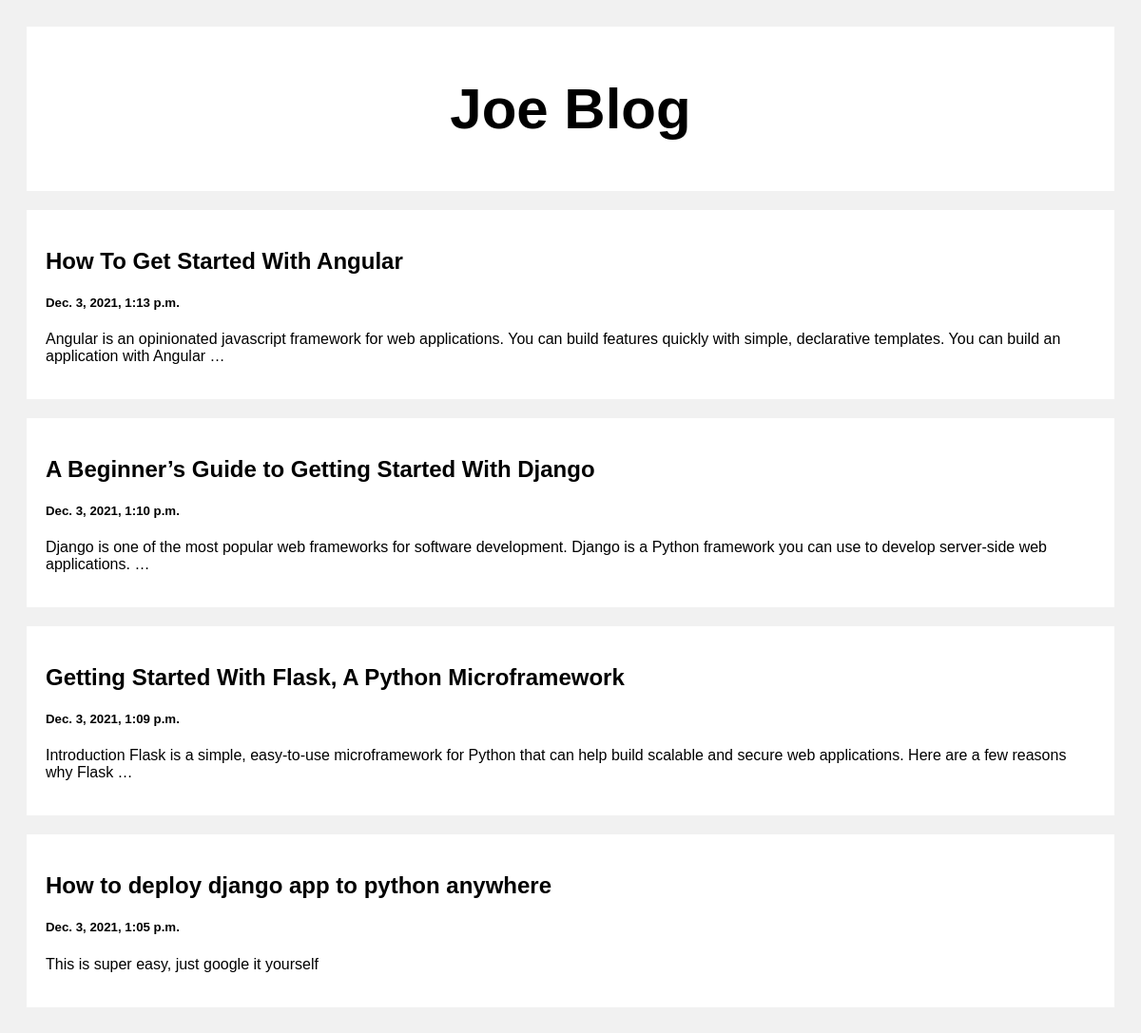
The page / on the database its author committed.
### post/models.py (models this page shows)
class Post(models.Model):
    title = models.CharField(max_length=100)
    body = models.CharField(max_length=1000000)
    created_at = models.DateTimeField(default=datetime.now,blank=True)

### post/views.py (the view)
# urls.py: path('', views.index,name="index"),
def index(request):
    posts = Post.objects.all()
    return render(request,"index.html",{"posts":posts})

### templates/index.html (shortened to what this page needs)
<!DOCTYPE html>
<html>
<head>
</head>
<body>
    <div class="header">
        <h2>Joe Blog</h2>
    </div>
    <div class="row">
        <div class="leftcolumn">
            {% for post in posts reversed %}
            <div class="card">
                <a style="text-decoration: none; color: black;" href="/post/{{ post.id }}">
                    <h2>{{ post.title }}</h2>
                    <h5>{{ post.created_at }}</h5>
                    <p>{{ post.body|truncatewords:25 }}</p>
                </a>
            </div>
            {% endfor %}
        </div>
    </div>
</body>
</html>

### templates/index.html (style rules this page uses)
* { box-sizing: border-box; }
body { font-family: Arial; padding: 20px; background: #f1f1f1; }
.header { padding: 2px; font-size: 40px; text-align: center; background: white; }
.leftcolumn { float: left; width: 100%; }
.card { background-color: white; padding: 20px; margin-top: 20px; }
.row:after { content: ""; display: table; clear: both; }

### rows shown on the page
Post: title "How To Get Started With Angular", created_at "Dec. 3, 2021, 1:13 p.m.", body "Angular is an opinionated javascript framework for web applications. You can build features quickly with simple, declarative templates. You can build an application with Angular …"
Post: title "A Beginner’s Guide to Getting Started With Django", created_at "Dec. 3, 2021, 1:10 p.m.", body "Django is one of the most popular web frameworks for software development. Django is a Python framework you can use to develop server-side web applications. …"
Post: title "Getting Started With Flask, A Python Microframework", created_at "Dec. 3, 2021, 1:09 p.m.", body "Introduction Flask is a simple, easy-to-use microframework for Python that can help build scalable and secure web applications. Here are a few reasons why Flask …"
Post: title "How to deploy django app to python anywhere", created_at "Dec. 3, 2021, 1:05 p.m.", body "This is super easy, just google it yourself"
